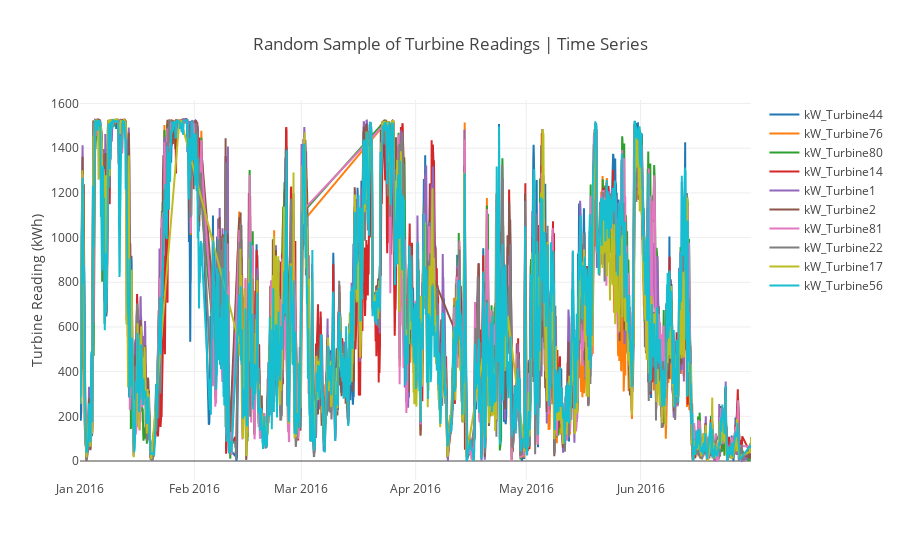

This figure's notebook cell:
### Code cell
turbine_names = list(turbine_readings.columns.values)
turbine_names.remove("timestamp")
random_turbines = np.random.choice(turbine_names, size=10, replace=False)
print(random_turbines)
traces = []

for turbine in random_turbines:
    trace = go.Scatter(x = turbine_readings["timestamp"],
                       y = turbine_readings[turbine],
                       mode = 'lines',
                       name = turbine)
    traces.append(trace)

layout = go.Layout(
    title="Random Sample of Turbine Readings | Time Series",
    yaxis=dict(
    title="Turbine Reading (kWh)"))
    
fig = go.Figure(data=traces, layout=layout)   
py.iplot(fig)

### Figure 1 — Plotly figure (JSON) as saved in the notebook; plotly's stock layout.template omitted (floating-point values rounded to 4 significant figures; data arrays with more than 128 entries replaced by an {"elided": "..."} marker saying what was removed)
{"data": [{"mode": "lines", "name": "kW_Turbine44", "type": "scatter", "uid": "9b01aa0a-f094-11e8-8601-50e549ed1be1", "x": {"elided": "2600 str values"}, "y": {"elided": "2600 float values"}}, {"mode": "lines", "name": "kW_Turbine76", "type": "scatter", "uid": "9b01aa0b-f094-11e8-83c2-50e549ed1be1", "x": {"elided": "2600 str values"}, "y": {"elided": "2600 float values"}}, {"mode": "lines", "name": "kW_Turbine80", "type": "scatter", "uid": "9b01aa0c-f094-11e8-9fb7-50e549ed1be1", "x": {"elided": "2600 str values"}, "y": {"elided": "2600 float values"}}, {"mode": "lines", "name": "kW_Turbine14", "type": "scatter", "uid": "9b01aa0d-f094-11e8-882d-50e549ed1be1", "x": {"elided": "2600 str values"}, "y": {"elided": "2600 float values"}}, {"mode": "lines", "name": "kW_Turbine1", "type": "scatter", "uid": "9b01aa0e-f094-11e8-92ed-50e549ed1be1", "x": {"elided": "2600 str values"}, "y": {"elided": "2600 float values"}}, {"mode": "lines", "name": "kW_Turbine2", "type": "scatter", "uid": "9b01aa0f-f094-11e8-b592-50e549ed1be1", "x": {"elided": "2600 str values"}, "y": {"elided": "2600 float values"}}, {"mode": "lines", "name": "kW_Turbine81", "type": "scatter", "uid": "9b01aa10-f094-11e8-990f-50e549ed1be1", "x": {"elided": "2600 str values"}, "y": {"elided": "2600 float values"}}, {"mode": "lines", "name": "kW_Turbine22", "type": "scatter", "uid": "9b01d11c-f094-11e8-aab3-50e549ed1be1", "x": {"elided": "2600 str values"}, "y": {"elided": "2600 float values"}}, {"mode": "lines", "name": "kW_Turbine17", "type": "scatter", "uid": "9b01d11d-f094-11e8-ab49-50e549ed1be1", "x": {"elided": "2600 str values"}, "y": {"elided": "2600 float values"}}, {"mode": "lines", "name": "kW_Turbine56", "type": "scatter", "uid": "9b01d11e-f094-11e8-95b8-50e549ed1be1", "x": {"elided": "2600 str values"}, "y": {"elided": "2600 float values"}}], "layout": {"title": "Random Sample of Turbine Readings | Time Series", "yaxis": {"title": "Turbine Reading (kWh)"}}}
